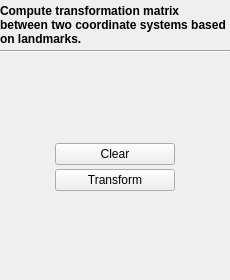
<?xml version="1.0" encoding="UTF-8"?>
<ui version="4.0">
 <class>LandmarkTransformationToolbox</class>
 <widget class="QWidget" name="LandmarkTransformationToolbox">
  <property name="geometry">
   <rect>
    <x>0</x>
    <y>0</y>
    <width>230</width>
    <height>280</height>
   </rect>
  </property>
  <property name="sizePolicy">
   <sizepolicy hsizetype="Fixed" vsizetype="Preferred">
    <horstretch>0</horstretch>
    <verstretch>0</verstretch>
   </sizepolicy>
  </property>
  <property name="minimumSize">
   <size>
    <width>230</width>
    <height>280</height>
   </size>
  </property>
  <property name="maximumSize">
   <size>
    <width>230</width>
    <height>16777215</height>
   </size>
  </property>
  <property name="windowTitle">
   <string>Volume reconstruction</string>
  </property>
  <layout class="QGridLayout" name="gridLayout">
   <property name="leftMargin">
    <number>0</number>
   </property>
   <property name="topMargin">
    <number>4</number>
   </property>
   <property name="rightMargin">
    <number>0</number>
   </property>
   <property name="bottomMargin">
    <number>4</number>
   </property>
   <property name="spacing">
    <number>4</number>
   </property>
   <item row="4" column="0">
    <layout class="QHBoxLayout" name="horizontalLayout_2">
     <item>
      <widget class="QPushButton" name="pushButton_Transform">
       <property name="minimumSize">
        <size>
         <width>120</width>
         <height>0</height>
        </size>
       </property>
       <property name="maximumSize">
        <size>
         <width>120</width>
         <height>16777215</height>
        </size>
       </property>
       <property name="text">
        <string>Clear</string>
       </property>
      </widget>
     </item>
    </layout>
   </item>
   <item row="6" column="0">
    <spacer name="verticalSpacer_2">
     <property name="orientation">
      <enum>Qt::Vertical</enum>
     </property>
     <property name="sizeHint" stdset="0">
      <size>
       <width>177</width>
       <height>40</height>
      </size>
     </property>
    </spacer>
   </item>
   <item row="3" column="0">
    <spacer name="verticalSpacer">
     <property name="orientation">
      <enum>Qt::Vertical</enum>
     </property>
     <property name="sizeType">
      <enum>QSizePolicy::Expanding</enum>
     </property>
     <property name="sizeHint" stdset="0">
      <size>
       <width>20</width>
       <height>8</height>
      </size>
     </property>
    </spacer>
   </item>
   <item row="5" column="0">
    <layout class="QHBoxLayout" name="horizontalLayout_4">
     <item>
      <widget class="QPushButton" name="pushButton_Save">
       <property name="sizePolicy">
        <sizepolicy hsizetype="Fixed" vsizetype="Fixed">
         <horstretch>0</horstretch>
         <verstretch>0</verstretch>
        </sizepolicy>
       </property>
       <property name="minimumSize">
        <size>
         <width>120</width>
         <height>0</height>
        </size>
       </property>
       <property name="maximumSize">
        <size>
         <width>120</width>
         <height>16777215</height>
        </size>
       </property>
       <property name="text">
        <string>Transform</string>
       </property>
       <!--<property name="icon">
        <iconset resource="../fCal.qrc">
         <normaloff>:/icons/Resources/icon_Save.png</normaloff>:/icons/Resources/icon_Save.png</iconset>
       </property>
       -->
      </widget>
     </item>
    </layout>
   </item>
   <item row="0" column="0">
    <widget class="QLabel" name="label_State">
     <property name="font">
      <font>
       <weight>75</weight>
       <bold>true</bold>
      </font>
     </property>
     <property name="text">
      <string>Compute transformation matrix between two coordinate systems based on landmarks.</string>
     </property>
     <property name="wordWrap">
      <bool>true</bool>
     </property>
    </widget>
   </item>
   <item row="1" column="0">
    <widget class="Line" name="line">
     <property name="orientation">
      <enum>Qt::Horizontal</enum>
     </property>
    </widget>
   </item>
  </layout>
 </widget>
 <resources>
  <include location="../fCal.qrc"/>
 </resources>
 <connections/>
</ui>
